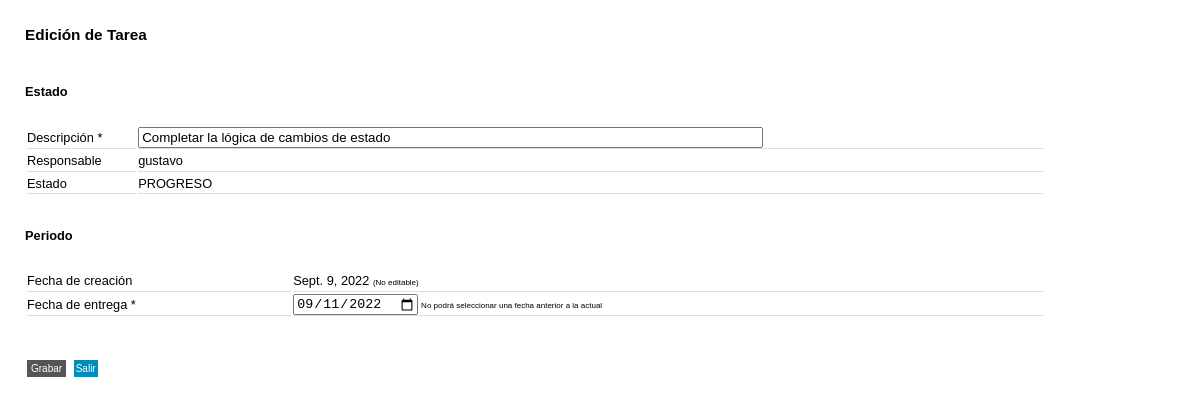
Screenshot of /gestion_tareas/editar_tarea/22 with the database file from the repository.
### gestion_tareas/models.py (models this page shows)
class tarea(models.Model):
    descripcion = models.CharField(max_length=128,default='')
    fecha_cracion = models.DateField(default=datetime.date.today)
    fecha_entrega = models.DateField(default=datetime.date.today)
    responsable = models.CharField(max_length=128,default='')
    estado = models.CharField(max_length=128,default='PROGRESO')

### gestion_tareas/views.py (the view, shortened to what this page needs)
# urls.py: path('editar_tarea/<str:ind>',views.editar_tarea,name='editar_tarea'),
def editar_tarea(request,ind):
    tarea_editar = tarea.objects.get(id=ind)
    fecha_defecto = str(tarea_editar.fecha_entrega)
    fecha_minima = str(datetime.today().date())
    return render(request,'gestion_tareas/editar_tarea.html',{
        'tarea':tarea_editar,
        'fecha_defecto':fecha_defecto,
        'fecha_minima':fecha_minima
    })

### gestion_tareas/templates/gestion_tareas/editar_tarea.html (shortened to what this page needs)
{% load static %}
<!DOCTYPE html>
<html>
    <head>
        <link rel="stylesheet" href="{% static 'gestion_tareas/base.css' %}" >
   </head>
    <body>
            <h3>Edición de Tarea</h3>
            <form method="post" >
                <br>
                <h4>Estado</h4>
                <br>
                <table>
                    <tbody>
                        <tr>
                            <td>
                                <label>Descripción *</label>
                            </td>
                            <td>
                                <input type="text" name="descripcion" class="form-control" value="{{ tarea.descripcion }}" required size="75">
                            </td>
                        </tr>
                        <tr>
                            <td>
                                <label>Responsable</label>
                            </td>
                            <td>
                                <label type="text" class="form-control">{{ tarea.responsable }}</label>
                            </td>
                        </tr>
                        <tr>
                            <td>
                                <label>Estado</label>
                            </td>
                            <td>
                                <label type="text" class="form-control">{{ tarea.estado }}</label>
                            </td>
                        </tr>
                    </tbody>
                </table>
                <br>
                <h4>Periodo</h4>
                <br>
                <table>
                    <tbody>
                        <tr>
                            <td>
                                <label>Fecha de creación</label>
                            </td>
                            <td>
                                <label class="form-control">{{ tarea.fecha_cracion }}</label>
                                 <h10 style="font-size: 8px; text-align: left;">(No editable)</h10>
                           </td>
                        </tr>
                        <tr>
                            <td>
                                <label>Fecha de entrega *</label>
                            </td>
                            <td>
                                <input type="date" name="fecha_entrega" value="{{ fecha_defecto }}" min="{{ fecha_minima }}" required>
                                <h10 style="font-size: 8px; text-align: left;">No podrá seleccionar una fecha anterior a la actual</h10>
                            </td>
                        </tr>
                    </tbody>
                </table>
                <br>
                <br>
                <div>
                    <button type="submit" class="button">Grabar</button>
                    <a class="button2" href="{% url 'gestion_tareas:dashboard' tarea.responsable %}">Salir</a>
                </div>
            </form>
    </body>
</html>

### gestion_tareas/static/gestion_tareas/base.css (style rules this page uses)
body { margin: 0; padding: 0; font-size: 80%; line-height: 1.5; font-family: Arial, Helvetica, sans-serif; width: 85%; margin: 25px; }
h1, h2, h3, h4 { margin: 1em 0 .5em; line-height: 1.25 }
h3 { font-size: 1.2em }
table { width: 100%; font-size: 1.0em }
th, td { text-align: left; padding: 0; border-bottom: 1px solid #ddd; }
.button { background-color: #555555; border: none; color: white; padding: 3px 4px; text-align: center; text-decoration: none; display: inline-block; font-size: 10px; margin: 4px 2px; cursor: pointer; }
.button2 { background-color: #008CBA; border: none; color: white; padding: 0.8px 2px; text-align: center; text-decoration: none; display: inline-block; font-size: 10px; margin: 4px 2px; cursor: pointer; }

### rows the page displays
tarea: descripcion "Completar la lógica de cambios de estado", responsable "gustavo", estado "PROGRESO", fecha_cracion "Sept. 9, 2022"
